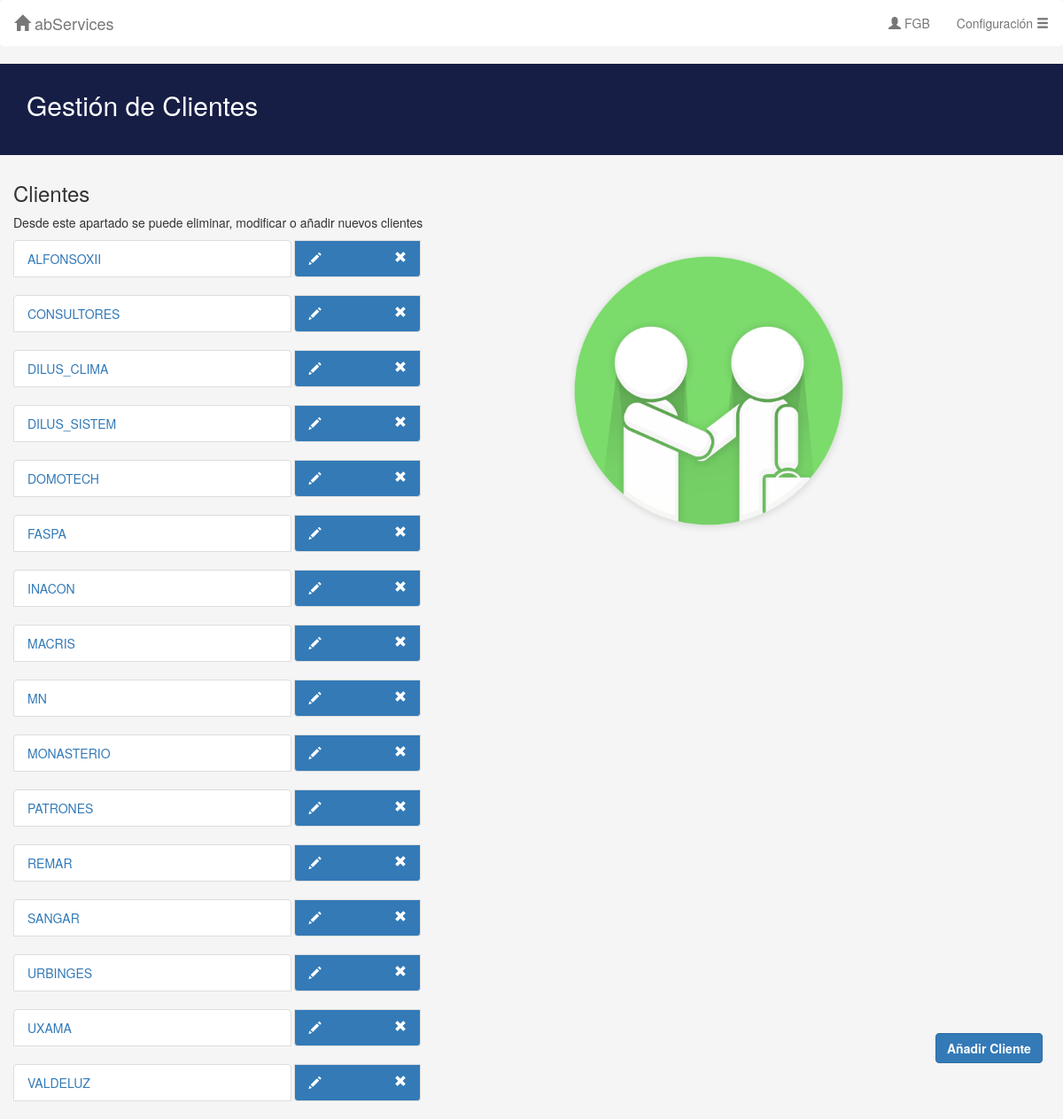
/gestionClientes.php (signed in), run on the app's committed database.
### tables this page shows
CREATE TABLE IF NOT EXISTS `clientes` (
  `Id` varchar(30) NOT NULL,
  `Horas` int(11) NOT NULL
);

### includes/php/clientesBD.php (called while the page is built, shortened)
<?php
require_once(__DIR__."/config.php");
function getClientes(){
	global $mysqli;
	$clientes = null;
	$pst = $mysqli->prepare("SELECT * FROM clientes ORDER BY Id;");
	$pst->execute();
	$result = $pst->get_result();
	while($row = $result->fetch_array(MYSQLI_ASSOC)){
		$clientes[] = $row;
	}
	return $clientes;
}
?>

### includes/php/clientes.php (called while the page is built, shortened)
<?php
require_once __DIR__.'/trabajos.php';
require_once __DIR__.'/clientesBD.php';
function conseguirClientes(){
	$result = getClientes();
	return $result;
}
?>

### gestionClientes.php (the view, shortened to what this page needs)
<!DOCTYPE html>
<html lang="en">
  <head>
    <link href="includes/css/bootstrap.min.css" rel="stylesheet" media="screen">
	<link rel="stylesheet" type="text/css" href="includes/css/style.css">
  </head>
  <?php
	require(__DIR__.'/includes/php/clientes.php');
	?>
  </head>
  <body>
		<nav class="navbar navbar-default" role="navigation" id="navSup">
			<div class="navbar-header" id="navSupHeader">
				<a class="navbar-brand" href="homeClientes.php"><span class="glyphicon glyphicon-home"></span> abServices</a>
			</div>
			<div class="collapse navbar-collapse navbar-ex1-collapse" id="navSupDerecha">
				<ul class="nav navbar-nav navbar-right">
					<li><a href="#"><span class="glyphicon glyphicon-user"></span>  <?php echo $_SESSION["usuario"] ?></a></li>
					<li class="dropdown">
						<a href="#" class="dropdown-toggle" data-toggle="dropdown"> Configuración <span class="glyphicon glyphicon-menu-hamburger"></span></a>
					</li>
				</ul>
			</div>
		</nav>
		<div class="jumbotron">
				<div class="container">
				<h2 id="cab2">Gestión de Clientes</h2>
				</div>
		</div>
		<div class="container-fluid">
			<h3>Clientes </h3>
			<p> Desde este apartado se puede eliminar, modificar o añadir nuevos clientes</p>
			<div class="row">
				<div class="col-md-6" >
					<?php
					$clientes = conseguirClientes();
					foreach((array)$clientes as $cliente){?>
					<ul class="list-group">
						<li class="list-group-item" id="nameC">
							<?php echo '<a href = "./trabajosCliente.php?cliente='.$cliente['Id'].'">'.$cliente['Id'].'</a>'; ?>
						</li>
						<li class="list-group-item" id="accionesC">
							<button class="glyphicon glyphicon-pencil" id="editC" onclick="location.href='./modificarCliente.php?clienteToEdit=<?php echo $cliente["Id"]?>';"></button>
							<button class="glyphicon glyphicon-remove" onclick="eliminarCliente('<?php echo $cliente["Id"]?>')" data-toggle="modal" data-target="#myModal" id="deleteC"></button>
						</li>
					</ul>
					<?php } ?>
				</div>
				<div class="col-md-4" > <div class="container-fluid"> <img src="./includes/css/cliente.png" class="img-responsive"  alt="Imagen responsive"></div></div>
				<div class="col-md-1" id="vacio"><h3> <div class="container-fluid"> </div> </h3></div>
				<div class="col-md-1" id="vacio"> <div class="container-fluid"> <div class="pull-right"><button onClick="location.href='./nuevoCliente.php'" id="botonCrearC" class="btn btn-primary" ><strong>Añadir Cliente</strong></button> </div></div></div>
				</div>
		</div>
  </body>
</html>

### includes/css/style.css (style rules this page uses)
.jumbotron { background-color: #161e45; color: #fff; padding-top: 30px; padding-bottom: 30px; }
body { background-color: #f5f5f5; }
#cab1,#cab2 { display: inline-block; }
#navSup { background-color: #fff; border-color: #fff; }
.list-group > li { display: inline-block; }
#deleteC { float: right; border-color: #337ab7; background-color: #337ab7; color: #fff; padding: 0px 0px; border-width: 0px; }
#editC { border-color: #337ab7; background-color: #337ab7; color: #fff; padding: 0px 0px; border-width: 0px; }
#accionesC { width: 25%; background-color: #337ab7; }
#nameC { width: 55%; }
#botonCrearC { position: fixed; left: 88%; bottom: 5% }

### data on the page
clientes: Id "ALFONSOXII"
clientes: Id "CONSULTORES"
clientes: Id "DILUS_CLIMA"
clientes: Id "DILUS_SISTEM"
clientes: Id "DOMOTECH"
clientes: Id "FASPA"
clientes: Id "INACON"
clientes: Id "MACRIS"
clientes: Id "MN"
clientes: Id "MONASTERIO"
clientes: Id "PATRONES"
clientes: Id "REMAR"
clientes: Id "SANGAR"
clientes: Id "URBINGES"
clientes: Id "UXAMA"
clientes: Id "VALDELUZ"

### other printed values
$_SESSION["usuario"] "FGB"
